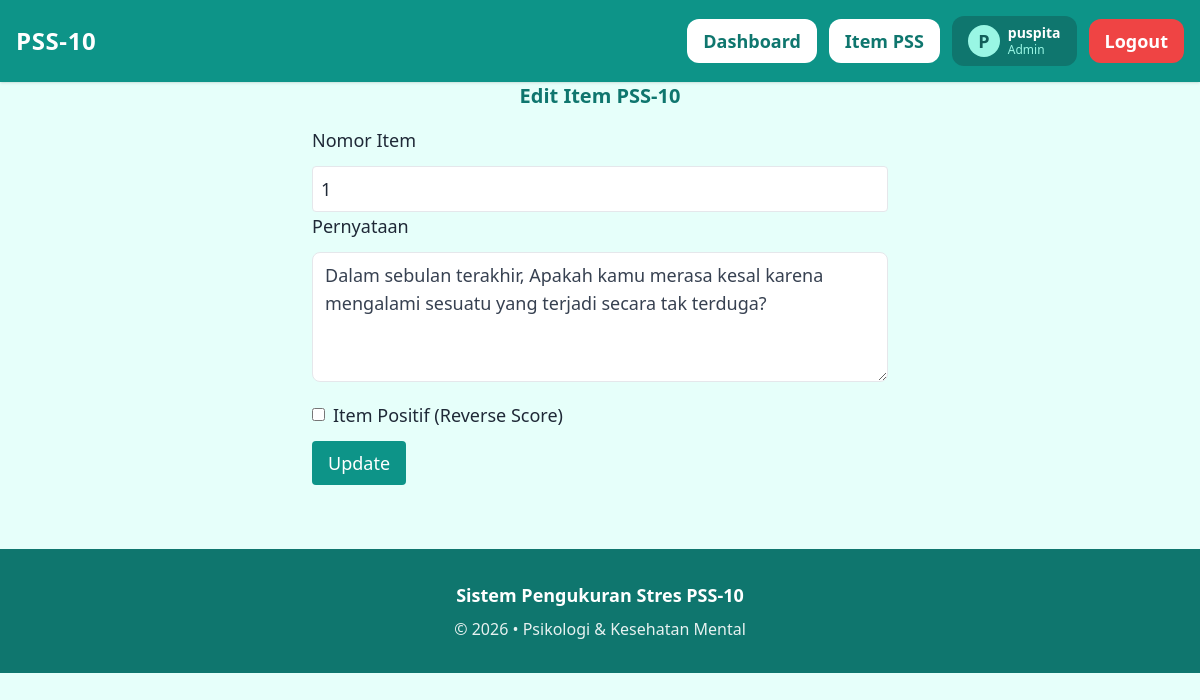
Screenshot of /admin/items/edit.php?id=1 (signed in) with the database file from the repository.
### tables this page shows
CREATE TABLE `pss_items` (
  `id_item` int NOT NULL,
  `nomor_item` tinyint NOT NULL,
  `pernyataan` text NOT NULL,
  `is_reverse` tinyint(1) DEFAULT '0',
  `created_at` timestamp NULL DEFAULT CURRENT_TIMESTAMP
);

### helpers/escape_helper.php (called while the page is built)
<?php
function e($string) {
    return htmlspecialchars($string, ENT_QUOTES, 'UTF-8');
}
 ?>

### admin/items/edit.php (the view, shortened to what this page needs)
<?php
require '../../config/database.php';
require '../../includes/layout/header.php';
require '../../includes/layout/navbar.php';
$id = $_GET['id'];
$stmt = $pdo->prepare("SELECT * FROM pss_items WHERE id_item = ?");
$stmt->execute([$id]);
$item = $stmt->fetch();
?>
<div class="flex flex-col items-center justify-center">
    <h2 class="text-xl font-bold text-teal-700 mb-4">Edit Item PSS-10</h2>
    <form method="POST" class="max-w-xl space-y-3">
        <label>Nomor Item</label>
        <input type="number" name="nomor_item"
         value="<?= $item['nomor_item'] ?>"
         class="w-full border p-2 rounded">
        <label>Pernyataan</label>
        <textarea name="pernyataan"
         class="w-full px-3 py-2 text-gray-700 border rounded-lg focus:outline-none" rows="4"><?= e($item['pernyataan']) ?></textarea>
        <label class="flex items-center gap-2">
        <input type="checkbox" name="is_reverse" value="1"
         <?= $item['is_reverse'] ? 'checked' : '' ?>>
        Item Positif (Reverse Score)
        </label>
        <button class="bg-teal-600 text-white px-4 py-2 rounded">
        Update
        </button>
    </form>
</div>
<?php require '../../includes/layout/footer.php'; ?>

### rows the page displays
pss_items: nomor_item "1", pernyataan "Dalam sebulan terakhir, Apakah kamu merasa kesal karena mengalami sesuatu yang terjadi secara tak terduga?"

### other values shown
substr($user['nama'],0,1) "P"
$user['nama'] "puspita"
$role "Admin"
